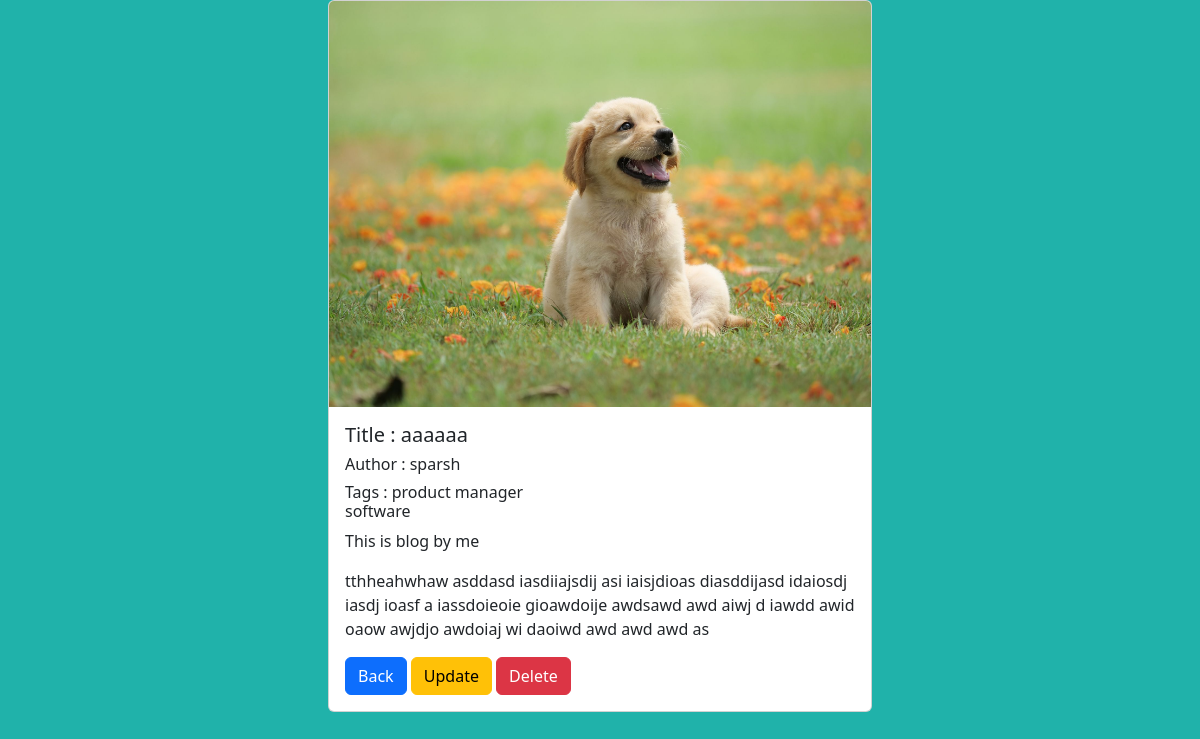
/blog/23, run on the app's committed database.
### main/models.py (models this page shows, shortened)
class Blogs(models.Model):
    author = models.ForeignKey(User, on_delete=models.CASCADE)
    tag = models.ManyToManyField(Tags)
    title = models.CharField(max_length=200)
    small_desc= models.TextField()
    full_content = models.TextField()
    img= models.ImageField(upload_to="images/")

class User(models.Model):
    name = models.CharField(max_length=100)

class Tags(models.Model):
    tags = models.CharField(max_length=50)
    def __str__(self):
        return self.tags

### main/views.py (the view)
# urls.py: path('blog/<int:pk>',views.View_blog, name='View_blog'),
def View_blog(request,pk):
    try:
        content = Blogs.objects.get(pk= pk)
        info = {'content' : content }
        return render(request,"view_blog.html",info)
    except:
        return HttpResponse("Some error occurred while processing your request")

### templates/view_blog.html (shortened to what this page needs)
<!doctype html>
<html lang="en">
  <head>
    <link href="https://cdn.jsdelivr.net/npm/bootstrap@5.2.0-beta1/dist/css/bootstrap.min.css" rel="stylesheet">
  </head>
  <body style="background-color: lightseagreen;">
    <div class="card mx-auto" style="width: 34rem;">
      <img src="{{content.img.url}}" alt="Blog image" class="card-img-top">
      <div class="card-body">
        <h5 class="card-title"> Title : {{content.title}}</h5>
        <h6 class="card-title"> Author : {{content.author.name}}</h5>
        <h6 class="card-title"> Tags : {% for tags in content.tag.all %}{{ tags }}<br>{% endfor %}</h5>
        <p class="card-text"> {{content.small_desc}} </p>
        <p class="card-text"> {{content.full_content}} </p>
        <a href="{% url 'Blog' %}" class="btn btn-primary">Back</a>
        <a href= "{% url 'Update' content.pk %}" class="btn btn-warning">Update</a>
        <a href= "{% url 'Delete' content.pk %}" class="btn btn-danger">Delete</a>
      </div>
    </div>
  </body>
</html>

### data on the page
Blogs: img (picture), title "aaaaaa", author.name "sparsh", small_desc "This is blog by me", full_content "tthheahwhaw asddasd iasdiiajsdij asi iaisjdioas diasddijasd idaiosdj iasdj ioasf a iassdoieoie gioawdoije awdsawd awd aiwj d iawdd awid oaow awjdjo awdoiaj wi daoiwd awd awd awd as"
Tags: tags "product manager"
Tags: tags "software"
